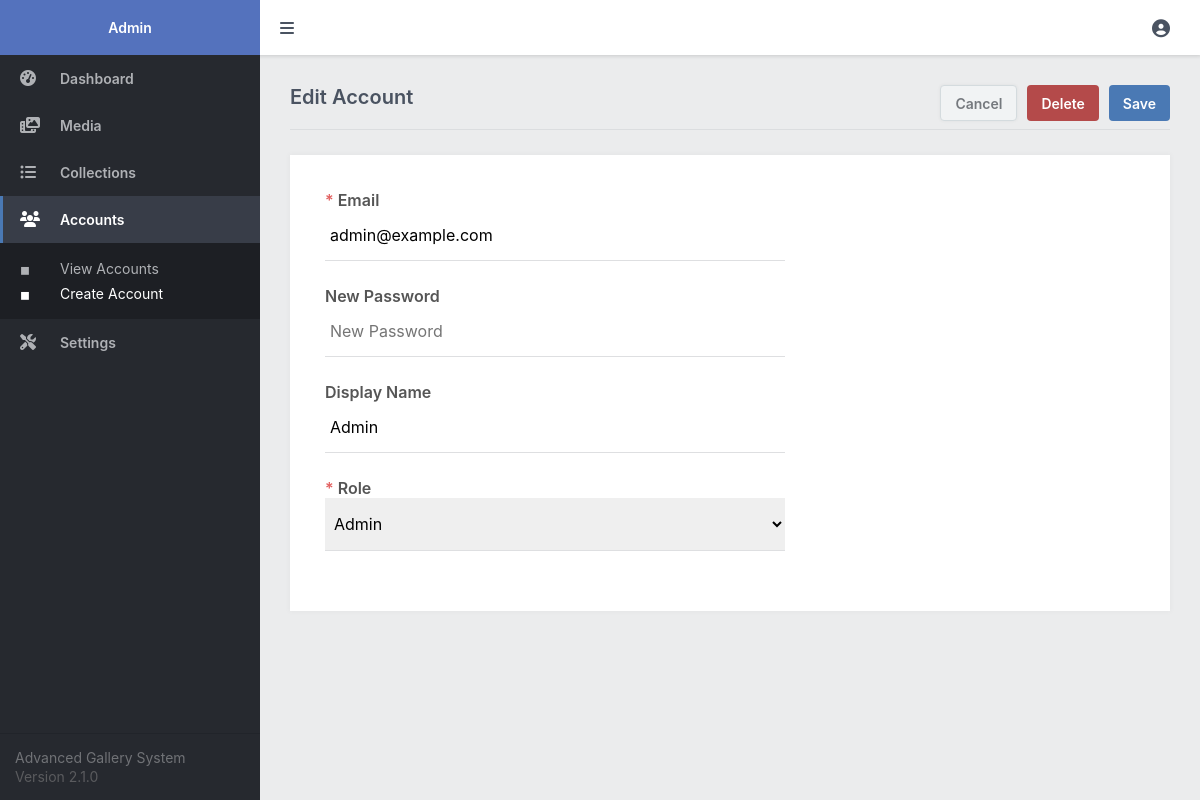
Page /admin/account.php?id=1 (signed in) on the committed database.
### tables this page shows
CREATE TABLE IF NOT EXISTS `accounts` (
  `id` int(11) NOT NULL AUTO_INCREMENT,
  `email` varchar(100) NOT NULL,
  `password` varchar(255) NOT NULL,
  `display_name` varchar(50) NOT NULL,
  `role` enum('Admin','Member') NOT NULL,
  PRIMARY KEY (`id`)
);

### admin/account.php (the view, shortened to what this page needs)
<?php
include 'main.php';
$account = [
    'email' => '',
    'password' => '',
    'role' => 'Member',
    'display_name' => ''
];
if (isset($_GET['id'])) {
    $stmt = $pdo->prepare('SELECT * FROM accounts WHERE id = ?');
    $stmt->execute([ $_GET['id'] ]);
    $account = $stmt->fetch(PDO::FETCH_ASSOC);
    $page = 'Edit';
}
?>
<?=template_admin_header($page . ' Account', 'accounts', 'manage')?>
<form action="" method="post">
    <div class="content-title responsive-flex-wrap responsive-pad-bot-3">
        <h2 class="responsive-width-100"><?=$page?> Account</h2>
        <a href="accounts.php" class="btn alt mar-right-2">Cancel</a>
        <?php if ($page == 'Edit'): ?>
        <input type="submit" name="delete" value="Delete" class="btn red mar-right-2" onclick="return confirm('Are you sure you want to delete this account?')">
        <?php endif; ?>
        <input type="submit" name="submit" value="Save" class="btn">
    </div>
    <div class="content-block">
        <div class="form responsive-width-100">
            <label for="email"><i class="required">*</i> Email</label>
            <input id="email" type="email" name="email" placeholder="Email" value="<?=htmlspecialchars($account['email'], ENT_QUOTES)?>" required>
            <label for="password"><?=$page == 'Edit' ? 'New ' : ''?>Password</label>
            <input type="text" id="password" name="password" placeholder="<?=$page == 'Edit' ? 'New ' : ''?>Password" value=""<?=$page == 'Edit' ? '' : ' required'?>>
            <label for="display_name">Display Name</label>
            <input id="display_name" type="text" name="display_name" placeholder="Joe Bloggs" value="<?=htmlspecialchars($account['display_name'], ENT_QUOTES)?>">
            <label for="role"><i class="required">*</i> Role</label>
            <select id="role" name="role" required>
                <option value="Admin"<?=$account['role']=='Admin'?' selected':''?>>Admin</option>
            </select>
        </div>
    </div>
</form>
<?=template_admin_footer()?>

### admin/admin.css (style rules this page uses)
* { box-sizing: border-box; font-family: -apple-system, BlinkMacSystemFont, "segoe ui", roboto, oxygen, ubuntu, cantarell, "fira sans", "droid sans", "helvetica neue", Arial, sans-serif; font-size: 16px; }
html { height: 100%; }
body { position: relative; min-height: 100%; color: #555555; background-color: #ebeced; margin: 0; }
h1, h2, h3, h4, h5 { color: #4a5361; margin: 0; padding: 0; }
main h2 { font-size: 20px; padding-bottom: 20px; font-weight: 600; }
main .content-title { border-bottom: 1px solid #dbdddf; display: flex; }
main .content-title h2 { flex: 1; }
main .content-title .btn { height: 36px; }
main .content-block { background-color: #fff; margin-top: 25px; padding: 15px; box-shadow: 0px 0px 5px 1px rgba(0, 0, 0, 0.03); overflow: hidden; }
main .form { display: flex; flex-flow: column; width: 500px; padding: 20px; }
main .form input[type="text"], main .form input[type="password"], main .form input[type="datetime-local"], main .form input[type="email"], main .form input[type="number"], main .form input[type="file"], main .form textarea, main .form select { width: 100%; padding: 15px 5px; margin-bottom: 25px; border: 0; border-bottom: 1px solid #dedfe1; }
main .form label { display: block; font-weight: 600; }
main .form label .required { font-style: normal; color: #e26060; }
.btn { display: inline-flex; align-items: center; justify-content: center; text-decoration: none; appearance: none; cursor: pointer; border: 0; background: #4a79b4; color: #FFFFFF; padding: 0 14px; font-size: 14px; font-weight: 600; border-radius: 4px; height: 38px; }
.btn.red { background: #b44a4a; }
.btn.alt { color: #75797e; border: 1px solid #d4dbde; box-shadow: 0px 0px 3px 1px rgba(0, 0, 0, 0.03); background: #f1f3f4; }
.mar-right-2 { margin-right: 10px; }

### rows in the picture
accounts: email "admin@example.com", display_name "Admin", role "Admin"

### other values in the picture
$page "Edit"
